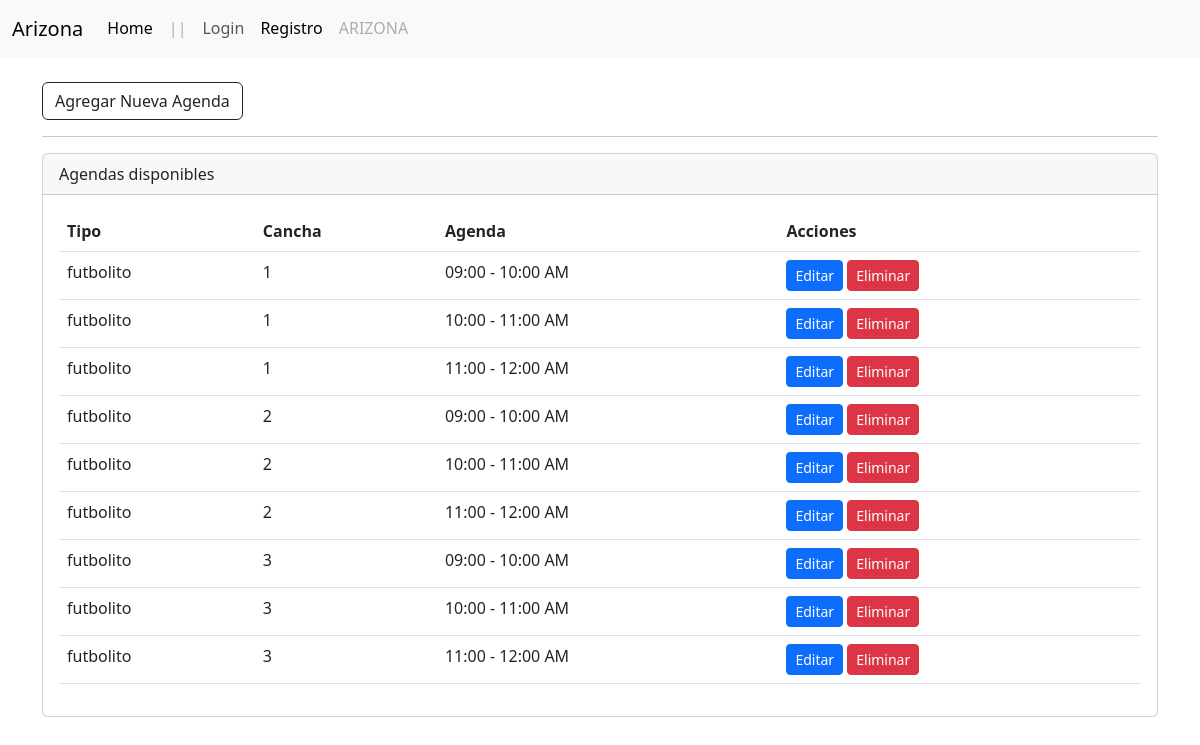
Before: /servicio/agenda/listar/ with the older database file.
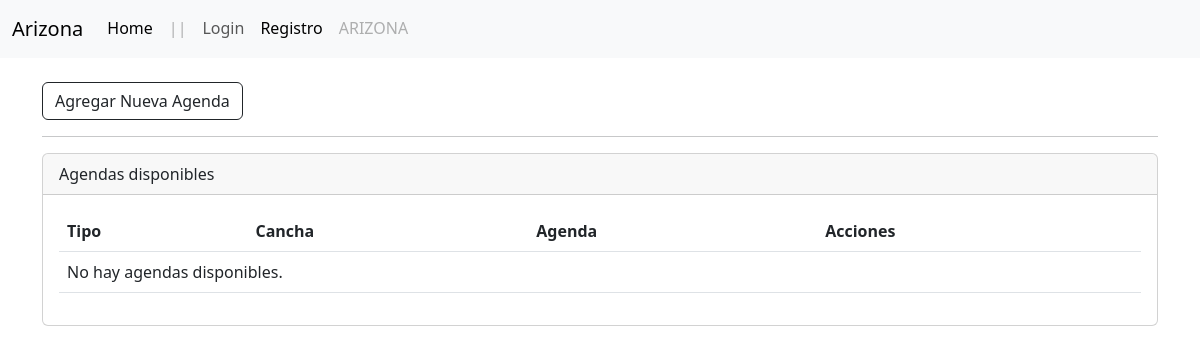
After: the same page with the newer database file.
### servicio/models.py (models this page shows, shortened)
class Agenda(models.Model):
    cancha = models.ForeignKey(Cancha, on_delete=models.CASCADE)
    horario = models.ForeignKey(Horario, on_delete=models.CASCADE)
    disponible = models.BooleanField(default=True)
    class Meta:
        verbose_name = _('Agenda')
        verbose_name_plural = _('Agendas')
        unique_together = ('cancha', 'horario')

class Cancha(models.Model):
    NUMERACION_CHOICES = [
        ('1', 'Cancha 1'),
        ('2', 'Cancha 2'),
        ('3', 'Cancha 3'),
        ('4', 'Cancha 4'),
        ('5', 'Cancha 5'),
        ('6', 'Cancha 6'),
        ('7', 'Cancha 7'),
        ('8', 'Cancha 8'),
    ]
    numeracion = models.CharField(max_length=10, choices=NUMERACION_CHOICES)
    tipo = models.ForeignKey(TipoCancha, on_delete=models.CASCADE, related_name='canchas')
    class Meta:
        verbose_name = _('Cancha')
        verbose_name_plural = _('Canchas')

class TipoCancha(models.Model):
    nombre = models.CharField(max_length=50)
    precio = models.DecimalField(max_digits=8, decimal_places=0)
    descripcion = models.TextField()
    def __str__(self):
        return self.nombre
    class Meta:
        verbose_name = _('Tipo de Cancha')
        verbose_name_plural = _('Tipos de Canchas')

class Horario(models.Model):
    AM = 'AM'
    PM = 'PM'
    HORAS_CHOICES = [
        ('09', '09:00 - 10:00'),
        ('10', '10:00 - 11:00'),
        ('11', '11:00 - 12:00'),
        ('12', '12:00 - 01:00'),
        ('16', '04:00 - 05:00'),
        ('17', '05:00 - 06:00'),
        ('18', '06:00 - 07:00'),
        ('19', '07:00 - 08:00'),
        ('20', '08:00 - 09:00'),
        ('21', '09:00 - 10:00'),
    ]
    MERIDIEM_CHOICES = [
        (AM, 'AM'),
        (PM, 'PM'),
    ]
    horario = models.CharField(max_length=10, choices=HORAS_CHOICES, unique=True)
    meridiem = models.CharField(max_length=2, choices=MERIDIEM_CHOICES, default=PM)
    def __str__(self):
        return f'{self.get_horario_display()} {self.get_meridiem_display()}'
    class Meta:
        verbose_name = _('Horario')
        verbose_name_plural = _('Horarios')

### servicio/views.py (the view)
# urls.py: path('agenda/listar/', AgendaListView.as_view(), name='agenda-listar'),
class AgendaListView(ListView):
    model = Agenda
    template_name = 'agendas/listar.html'
    context_object_name = 'agendas'

### servicio/templates/agendas/listar.html (shortened to what this page needs)
{% extends "layout.html" %}
{% load static %}
{% load humanize %}
{% block container %}
<div class="container">
  <br>
  <a href="{% url 'servicio:agenda-agregar' %}" class="btn btn-outline-dark">Agregar Nueva Agenda</a>
  <br>
  <hr>
  <div class="card">
    <div class="card-header">
      Agendas disponibles
    </div>
    <div class="card-body">
      <table class="table">
        <thead>
          <tr>
            <th>Tipo</th>
            <th>Cancha</th>
            <th>Agenda</th>
            <th>Acciones</th>
          </tr>
        </thead>
        <tbody>
          {% for agenda in agendas %}
          <tr>
            <td>{{ agenda.cancha.tipo }}</td>
            <td>{{ agenda.cancha.numeracion }}</td>
            <td>{{ agenda.horario }}</td>
            <td>
              <a href="{% url 'servicio:agenda-actualizar' agenda.id %}" class="btn btn-sm btn-primary">Editar</a>
              <a href="{% url 'servicio:agenda-eliminar' agenda.id %}" class="btn btn-sm btn-danger">Eliminar</a>
            </td>
          </tr>
          {% empty %}
          <tr>
            <td colspan="4">No hay agendas disponibles.</td>
          </tr>
          {% endfor %}
        </tbody>
      </table>
    </div>
  </div>
</div>
{% endblock %}

### templates/layout.html (shortened to what this page needs)
<!doctype html>
{% load static %}
<html lang="en">
<head>
	<link rel="stylesheet" href="{% static 'css/nav.css' %}" type="text/css">
	<link rel="stylesheet" href="https://cdnjs.cloudflare.com/ajax/libs/font-awesome/5.15.3/css/all.min.css">
    <link rel="stylesheet" href="https://cdnjs.cloudflare.com/ajax/libs/jqueryui/1.12.1/jquery-ui.min.css">
	<link href="https://cdn.jsdelivr.net/npm/bootstrap@5.3.0-alpha1/dist/css/bootstrap.min.css" rel="stylesheet"
>
</head>
<body>
	<header>
		{% include 'partials/navbar.html' %}
	</header>
	{% block container %}{% endblock %}
</body>
</html>

### templates/partials/navbar.html (shortened to what this page needs)
<nav class="navbar navbar-expand-lg bg-body-tertiary">
    <div class="container-fluid">
        <a class="navbar-brand" href="#">Arizona</a>
        <div class="collapse navbar-collapse" id="navbarNav">
            <ul class="navbar-nav">
                <li class="nav-item">
                    <a class="nav-link active" aria-current="page" href="{% url 'home' %}">Home</a>
                </li>
                <li class="nav-item">
                    <a class="nav-link disabled" aria-current="page">||</a>
                </li>
                {% if user.is_authenticated %}
                <li class="nav-item">
                    <a class="nav-link" href="{% url 'account:index' %}">Mi cuenta</a>
                </li>
                <li class="nav-item">
                    <a class="nav-link" href="{% url 'Login:logout' %}">Logout</a>
                </li>
                {% else %}
                {% if user.is_staff %}
                {% else %}
                <li class="nav-item">
                    <a class="nav-link" href="{% url 'Login:login' %}">Login</a>
                </li>
                <li class="nav-item">
                    <a class="nav-link active" aria-current="page" href="{% url 'account:register' %}">Registro</a>
                </li>
                <li class="nav-item">
                    <a class="nav-link disabled">ARIZONA</a>
                </li>
                {% endif %}
                {% endif %}
            </ul>
        </div>
    </div>
</nav>

### static/css/nav.css (style rules this page uses)
.navbar-nav .nav-item .nav-link { position: relative; border-bottom: 2px solid transparent; transition: all 0.3s; }
.navbar-nav .nav-item .nav-link::after { content: ""; position: absolute; left: 0; bottom: -1px; width: 100%; height: 2px; background-color: #000; transform: scaleX(0); transition: transform 0.3s; }

Changed rows visible on the page:
removed Agenda: cancha.tipo "futbolito", cancha.numeracion "1", horario "09:00 - 10:00 AM"
removed Agenda: cancha.tipo "futbolito", cancha.numeracion "1", horario "10:00 - 11:00 AM"
removed Agenda: cancha.tipo "futbolito", cancha.numeracion "1", horario "11:00 - 12:00 AM"
removed Agenda: cancha.tipo "futbolito", cancha.numeracion "2", horario "09:00 - 10:00 AM"
removed Agenda: cancha.tipo "futbolito", cancha.numeracion "2", horario "10:00 - 11:00 AM"
removed Agenda: cancha.tipo "futbolito", cancha.numeracion "2", horario "11:00 - 12:00 AM"
removed Agenda: cancha.tipo "futbolito", cancha.numeracion "3", horario "09:00 - 10:00 AM"
removed Agenda: cancha.tipo "futbolito", cancha.numeracion "3", horario "10:00 - 11:00 AM"
removed Agenda: cancha.tipo "futbolito", cancha.numeracion "3", horario "11:00 - 12:00 AM"
Other visible differences:
text now shown: "No hay agendas disponibles."
